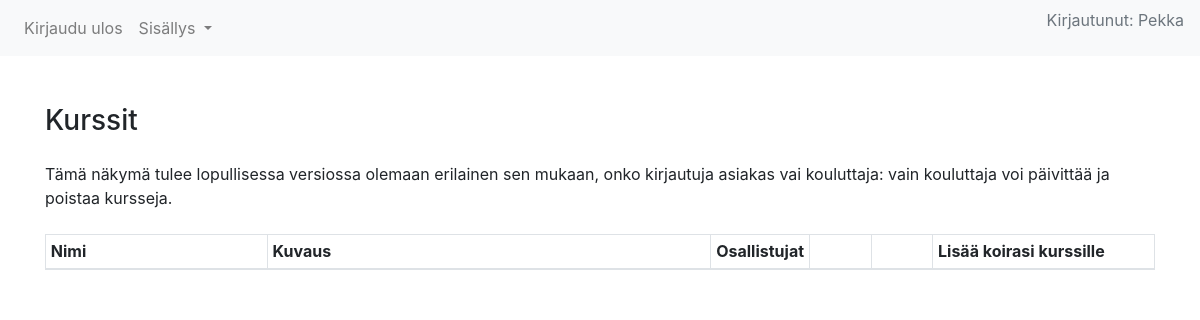
The page /courses (signed in) on the database as committed earlier.
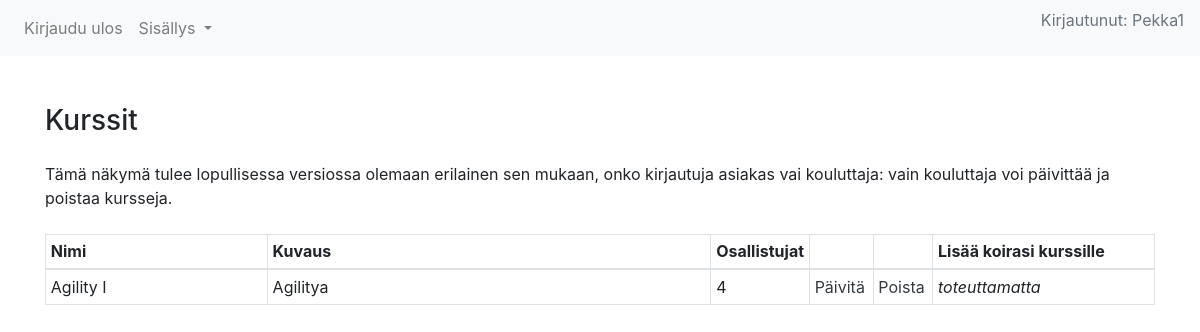
The same page on the database as committed later.
### application/auth/models.py (models this page shows, shortened)
class User(Base):
    __tablename__ = "account"
    username = db.Column(db.String(144), unique=True, nullable=False)
    password = db.Column(db.String(144), nullable=False)
    dogs = db.relationship("Dog", backref='account', lazy=True)

### application/courses/models.py (models this page shows, shortened)
class Course(Base):
    description = db.Column(db.String(400), nullable=False)
    max_participants = db.Column(db.Integer, nullable=False)

### application/courses/views.py (the view)
@app.route("/courses", methods=["GET"])
def courses_index():
    return render_template("courses/list.html", courses=Course.query.all())

### application/__init__.py (called while the page is built)
@login_manager.user_loader
def load_user(user_id):
    return User.query.get(user_id)

### application/templates/courses/list.html
{% extends "layout.html" %}
{% block body %}
    <div class="row justify-content-md-center mt-5">
        <div class="col-12 ">
            <h3 class="mb-4">Kurssit</h3>
            <p class="mb-4">Tämä näkymä tulee lopullisessa versiossa olemaan erilainen sen mukaan,
                onko kirjautuja asiakas vai kouluttaja: vain kouluttaja voi päivittää ja poistaa kursseja.</p>
            <table class="table table-sm table-bordered table-hover">
                <thead>
                    <tr>
                    <th scope="col" style="width: 20%">Nimi</th>
                    <th scope="col" style="width: 40%">Kuvaus</th>
                    <th scope="col" style="width: 5%">Osallistujat</th>
                    <th scope="col" style="width: 7,5%"></th>
                    <th scope="col" style="width: 7,5%"></th>
                    <th scope="col" style="width: 20%">Lisää koirasi kurssille</th>
                    </tr>
                </thead>
                {% for course in courses %}
                <tr>
                <td>{{ course.name }}</td>
                <td>{{ course.description }}</td>
                <td>{{ course.max_participants }}</td>
                <td><a href="/courses/update/{{course.id}}" class="text-dark">Päivitä</a></td>
                <td><a href="/courses/delete/{{course.id}}" class="text-dark">Poista</a></td>
                <td><i>toteuttamatta</i></td>
                </tr>
                {% endfor %}
            </table>
        </div>
    </div>
{% endblock %}

### application/templates/layout.html (shortened to what this page needs)
<!DOCTYPE html>
<html>
  <head>
    <link rel="stylesheet" href="https://stackpath.bootstrapcdn.com/bootstrap/4.4.1/css/bootstrap.min.css">
  </head>
  <body>
    <nav class="navbar navbar-expand-sm navbar-light bg-light">
        <ul class="navbar-nav mr-auto">
          {% if current_user.is_authenticated %}
            <li class="nav-item">
              <a class="nav-link" href="{{ url_for('auth_logout') }}">Kirjaudu ulos</a>
            </li>
          {% endif %}
          {% if current_user.is_authenticated %}
          <li class="nav-item dropdown">
            <a class="nav-link dropdown-toggle" href="#" id="navbarDropdown" role="button" data-toggle="dropdown" aria-haspopup="true" aria-expanded="false">
              Sisällys
            </a>
          </li>
          {% endif %}
        </ul>
        <ul class="nav navbar-nav navbar-right">
          {% if current_user.is_authenticated %}
            <p class="text-muted"> Kirjautunut: {{ current_user.name }} </p>
          {% endif %}
        </ul>
    </nav>
    <div class="container" >
      {% block body %}{% endblock %}
    </div>
  </body>
</html>

Rows that differ between the two databases and show on the page:
changed User: name "Pekka" → "Pekka1"
added Course: name "Agility I", description "Agilitya", max_participants "4"
